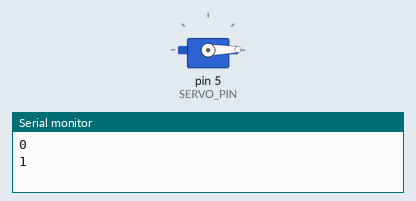
A sketch run on a simulated Arduino Uno, built with avr-gcc and run on an emulated ATmega328P. On the bench: servo, the last lines printed to the serial monitor.

Above: at 0.05 s.
At 1.75 s:
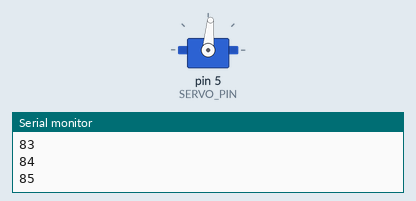
At 3.5 s:
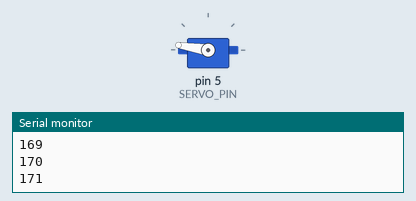
At 6.95 s:
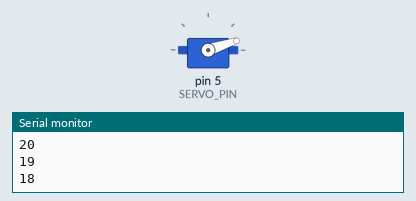
Timing chart, 0 to 9.5 s (numbered marks = the images above):
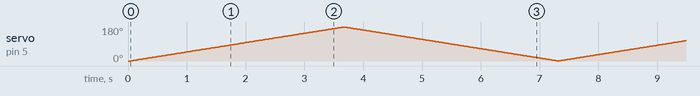

The sketch:

hands-on-11a-servomotor.ino
```cpp
/*
 * UNIVERSIDADE FEDERAL DO AMAZONAS - UFAM
 * INSTITUTO DE COMPUTAÇÃO - ICOMP
 * CURSO INTRODUÇÃO AO ARDUINO
 * MARCOS A. P. DE LIMA
 * MARCOS.LIMA@ICOMP.UFAM.EDU.BR
 * JUN, 2022
 */
#include <Servo.h>
#define SERVO_PIN 5
Servo servo; // Create a servo object
int x = 0;
void setup() {
  servo.attach(SERVO_PIN); // Attaches the servo on pin 5 to the servo1 object
  servo.write(x); // Put servo1 at home position
  Serial.begin(9600);
  delay(25);
}

void loop() {
  for (; x < 180; x++) {
    servo.write(x);
    Serial.println(x);
    delay(20);
  }
  for (; x > 0; x--) {
    servo.write(x);
    Serial.println(x);
    delay(20);
  }
}
```
